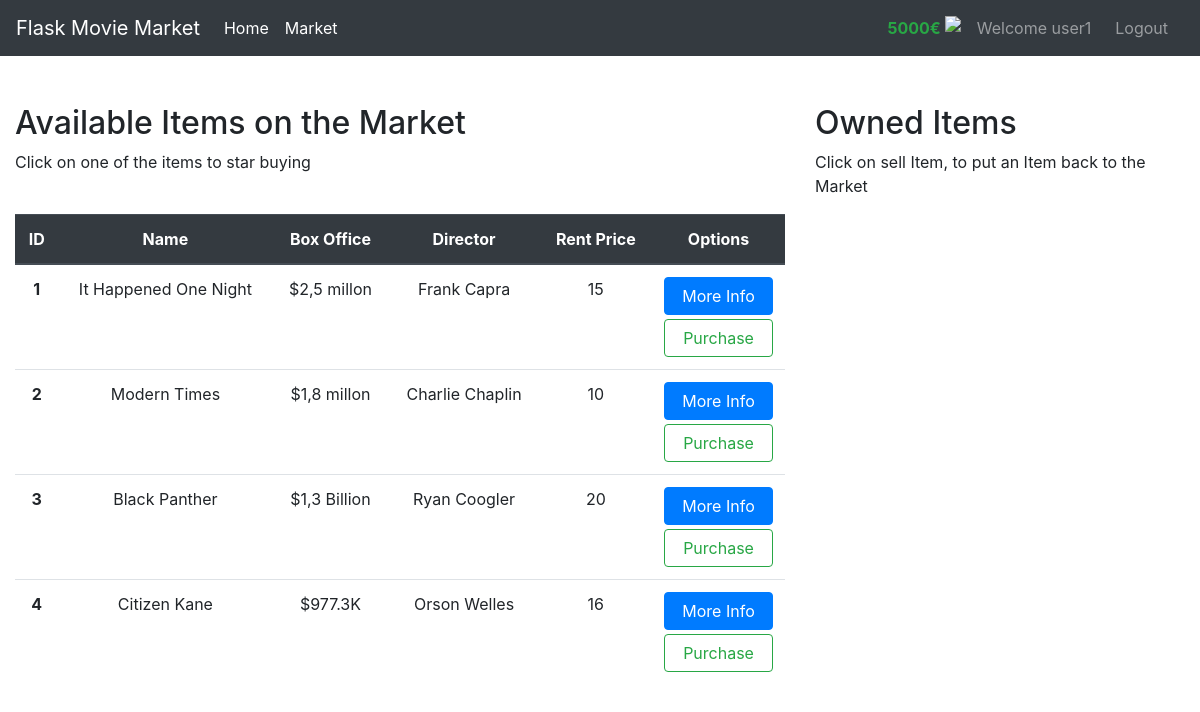
The app's page /market (signed in) with its own data.
### market/models.py (models this page shows, shortened)
class User(db.Model, UserMixin):
    id = db.Column(db.Integer(), primary_key=True)
    username = db.Column(db.String(length=30), nullable=False, unique=True)
    email = db.Column(db.String(length=50), nullable=False, unique=True)
    password_hash = db.Column(db.String(length=60), nullable=False)
    budget = db.Column(db.Integer(), nullable=False, default=5000)
    movies = db.relationship('Movie', backref='owned_user', lazy=True)
    @property
    def prettier_budget(self):
        if len(str(self.budget)) >= 6:
            return f'{str(self.budget)[:-3], str(self.budget[-3:])}€'
        return f"{self.budget}€"
    @property
    def password(self):
        return self.password

class Movie(db.Model):
    id = db.Column(db.Integer(), primary_key=True)
    name = db.Column(db.String(length=30), nullable=False, unique=True)
    box_office = db.Column(db.Integer(), nullable=False)
    director = db.Column(db.String(length=12), nullable=False)
    description = db.Column(db.String(length=1024), nullable=False, unique=True)
    rent_price = db.Column(db.Integer(), nullable= False)
    owner = db.Column(db.Integer(), db.ForeignKey('user.id'))

### market/routes.py (the view, shortened to what this page needs)
@app.route('/market', methods=['GET','POST'])
@login_required
def market_page():
    purchase_form = PurchaseForm()
    selling_form = SellForm()
    if request.method =='GET':
        movies = Movie.query.filter_by(owner=None)
        owned_movies = Movie.query.filter_by(owner=current_user.id)
        return render_template('market.html', movies = movies, purchase_form=purchase_form, owned_movies=owned_movies, selling_form=selling_form)

### market/models.py (called while the page is built)
@login_manager.user_loader
def load_user(user_id):
    return User.query.get(int(user_id))

### market/templates/market.html (shortened to what this page needs)
{% extends 'base.html' %}
{% block content %}
<div class="container-fluid">
  <div class="row  mt-5">
    <div class="col-8">
      <h2>Available Items on the Market</h2>
      <p>Click on one of the items to star buying</p>
      <br>
      <div class="table-responsive">
        <table class="table">
          <thead class="thead-dark">
            <tr class="text-center">
              <th scope="col">ID</th>
              <th scope="col">Name</th>
              <th scope="col">Box Office</th>
              <th scope="col">Director</th>
              <th scope="col">Rent Price</th>
              <th scope="col">Options</th>
            </tr>
          </thead>
          <tbody class="text-center">
            {% for movie in movies %}
            <tr>
              <th scope="row">{{movie.id}}</th>
              <td>{{movie.name}}</td>
              <td>${{movie.box_office}}</td>
              <td>{{movie.director}}</td>
              <td>{{movie.rent_price}}</td>
              <td>
                <button type="button" class="btn btn-primary btn-block" data-toggle="modal" data-target="#Modal-MoreInfo-{{ movie.id }}">
                  More Info
                </button>
                <button type="button" class="btn btn-outline-success btn-block mt-1" data-toggle="modal" data-target="#Modal-PurchaseConfirm-{{ movie.id }}">
                  Purchase
                </button>
              </td>
            </tr>
            {% endfor %}
          </tbody>
        </table>
      </div>
    </div>
    <div class="col-4">
      <h2>Owned Items</h2>
      <p>Click on sell Item, to put an Item back to the Market</p>
      <br>
    </div>
  </div>
</div>
{% endblock %}

### market/templates/base.html (shortened to what this page needs)
<!doctype html>
<html lang="en">
   <head>
      <link rel="stylesheet" href="https://cdn.jsdelivr.net/npm/bootstrap@4.5.3/dist/css/bootstrap.min.css">
   </head>
   <body>
      <nav class="navbar navbar-expand-lg navbar-dark bg-dark">
        <a class="navbar-brand" href="{{ url_for('home_page') }}">Flask Movie Market</a>
        <div class="collapse navbar-collapse" id="navbarSupportedContent">
          <ul class="navbar-nav mr-auto">
            <li class="nav-item active">
              <a class="nav-link" href="{{ url_for('home_page') }}">Home</a>
            </li>
            <li class="nav-item active">
              <a class="nav-link" href="{{ url_for('market_page') }}">Market</span></a>
            </li>
          </ul>
          {% if current_user.is_authenticated %}
          <ul class="navbar-nav my-auto ">
            <li class="nav-item d-flex align-items-center mr-2">
              <p class="pr-1 m-0 text-success font-weight-bolder">{{ current_user.prettier_budget }}</p>
              <img style="height: 1.5rem" src="https://image.flaticon.com/icons/png/512/3213/3213595.png"/>
            </li>
            <li class="nav-item mr-2">
              <p class="nav-link m-0" >Welcome {{current_user.username }}</p>
            </li>
            <li class="nav-item mr-2">
              <a class="nav-link" href="{{ url_for('logout_page') }}">Logout</a>
            </li>
          </ul>
          {% endif %}
        </div>
      </nav>
      {% block content %}
      {% endblock %}
   </body>
</html>

### records on screen
User: prettier_budget "5000€", username "user1"
Movie: id "1", name "It Happened One Night", box_office "2,5 millon", director "Frank Capra", rent_price "15"
Movie: id "2", name "Modern Times", box_office "1,8 millon", director "Charlie Chaplin", rent_price "10"
Movie: id "3", name "Black Panther", box_office "1,3 Billion", director "Ryan Coogler", rent_price "20"
Movie: id "4", name "Citizen Kane", box_office "977.3K", director "Orson Welles", rent_price "16"
